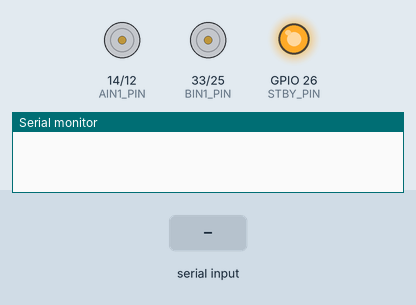
A sketch run on a simulated ESP32. On the bench: motor-driver pin pairs drawn as motors (green arrow = first pin HIGH = forward, orange = second pin HIGH = backward, longer = more drive, scaled by the enable pin, stopped while the standby pin is LOW), output pins drawn as LEDs (lit = HIGH), the last lines printed to the serial monitor. The inputs (shaded band) are chosen by the test bench.

Above: at 1.2 s.
1.3 s: "90,45\n" received over Serial
2.8 s: "V90\n" received over Serial
At 4.0 s:
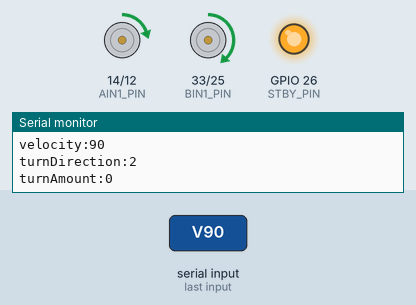
4.3 s: "T90\n" received over Serial
At 5.2 s:
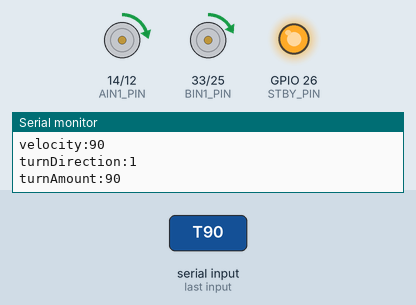
5.8 s: "V,45\n" received over Serial
At 6.3 s:
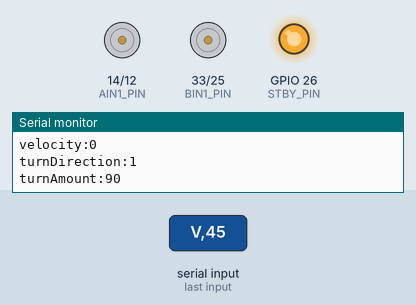
Timing chart, 0 to 8.3 s (numbered marks = the images above; inputs shaded):
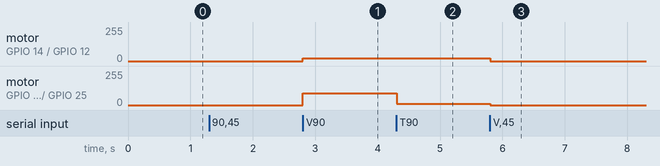

The sketch:

05-command.ino
```cpp
#include <Arduino.h>
#include "constants.h"

unsigned long COMMAND_EXPIRY_MS = 5000;
unsigned long COMMAND_READ_TIMEOUT = 1;

void setupPwmPin(uint8_t pin, uint8_t channel)
{
  ledcSetup(PWMA_CHANNEL, PWM_FREQ, PWM_RESOLUTION);
  ledcAttachPin(pin, channel);
}

void setupSerial()
{
  Serial.begin(115200);
  Serial.setTimeout(COMMAND_READ_TIMEOUT);
}

int DIRECTION_FORWARD = 1;
int DIRECTION_BACKWARD = 0;

void setDirection(int forward)
{
  if (forward == DIRECTION_FORWARD)
  {
    // IN1 pins should be high and IN2 should be low to spin clockwise
    digitalWrite(AIN1_PIN, 1);
    digitalWrite(AIN2_PIN, 0);
    digitalWrite(BIN1_PIN, 1);
    digitalWrite(BIN2_PIN, 0);
  }
  else if (forward == DIRECTION_BACKWARD)
  {
    // IN1 pins should be low and IN2 pins should be high to spin counter-clockwise
    digitalWrite(AIN1_PIN, 0);
    digitalWrite(AIN2_PIN, 1);
    digitalWrite(BIN1_PIN, 0);
    digitalWrite(BIN2_PIN, 1);
  }
}

void setupPins()
{
  // output pin must be configured as outputs
  pinMode(AIN1_PIN, OUTPUT);
  pinMode(AIN2_PIN, OUTPUT);
  pinMode(BIN1_PIN, OUTPUT);
  pinMode(BIN2_PIN, OUTPUT);
  pinMode(STBY_PIN, OUTPUT);

  // setup PWM pin for pwm outputs
  setupPwmPin(PWMA_PIN, PWMA_CHANNEL);
  setupPwmPin(PWMB_PIN, PWMB_CHANNEL);
}

void standby(int shouldStandby)
{
  // shouldStandBy = 1: standby
  // shouldStandBy = 0: let the motor move
  if (shouldStandby == 1)
  {
    // standby need to be low i.e. 0 to activate
    digitalWrite(STBY_PIN, 0);
  }
  else
  {
    digitalWrite(STBY_PIN, 1);
  }
}

int FAST = MAX_DUTY_CYCLE;
int SLOW = MAX_DUTY_CYCLE / 10;
int STOP = 0;

int TURN_LEFT = 0;
int TURN_RIGHT = 1;
int TURN_NONE = 2;
int TURN_AMOUNT_MAX = 100;

/// @brief Drive the robot by supplying different parameters
/// @param velocity Drive forward
/// @param turnDirection 0 for left; 1 for right. 2 for not turning
/// @param turnAmount 0 - 100; Larger the number, the more you turn
void drive(int velocity, int turnDirection = TURN_NONE, int turnAmount = 0)
{
  // turnAmount = 0 - 100
  int slowChannel, fastChannel;
  int clampedTurnAmount = min(TURN_AMOUNT_MAX, abs(turnAmount));
  int speed = abs(velocity);
  int slowChannelSpeed = speed * (TURN_AMOUNT_MAX - clampedTurnAmount) / TURN_AMOUNT_MAX;
  int fastChannelSpeed = speed;

  if (turnDirection == TURN_LEFT)
  {
    slowChannel = PWMA_CHANNEL;
    fastChannel = PWMB_CHANNEL;
  }
  else if (turnDirection == TURN_RIGHT)
  {
    slowChannel = PWMB_CHANNEL;
    fastChannel = PWMA_CHANNEL;
  }
  else if (turnDirection == TURN_NONE)
  {
    // slow and fast doesn't matter because they are turning in the same speed anyways
    slowChannel = PWMB_CHANNEL;
    fastChannel = PWMA_CHANNEL;
    slowChannelSpeed = fastChannelSpeed;
  }
  else
  {
    Serial.print("Wring turnDirection. Not doing anything");
    return;
  }
  if (velocity < 0)
  {
    // Serial.println("Setting motor directions to backward");
    setDirection(DIRECTION_BACKWARD);
  }
  else
  {
    // Serial.println("Setting motor directions to forward");
    setDirection(DIRECTION_FORWARD);
  }
  // Serial.printf("slowChannelSpeed: %d\n", slowChannelSpeed);
  // Serial.printf("fastChannelSpeed: %d\n", fastChannelSpeed);
  ledcWrite(slowChannel, slowChannelSpeed);
  ledcWrite(fastChannel, fastChannelSpeed);
}

String readCommand()
{
  String command;

  while (true)
  {
    int byte = Serial.read();
    if (byte == -1 || byte == '\n')
    {
      break;
    }
    else
    {
      command += (char)byte;
    }
  }
  return command;
}

int velocity = 0;

int turnDirection = TURN_NONE;

int turnAmount = 0;

/// @brief
/// @param input
///         it takes 2 commands
///         1. V: V100 drive the robot forward, V-50 drive it backward (but slower), etc
///         2. T: T0 keep the robot straight, T100 to turn robot all the way to the right, T-100 all the way to the left
void handleCommand(String input)
{
  Serial.print("handleCommand: got input:");
  Serial.println(input);
  if (input.length() < 2)
  {
    Serial.println("Command too short.");
    return;
  }
  char command = input[0];
  String data = input.substring(1);
  if (command == 'V')
  {
    velocity = data.toInt();
  }
  else if (command == 'T')
  {
    int turnValue = data.toInt();
    if (turnValue < 0)
    {
      turnDirection = TURN_LEFT;
    }
    else if (turnValue > 0)
    {
      turnDirection = TURN_RIGHT;
    }
    else
    {
      turnDirection = TURN_NONE;
    }
    turnAmount = abs(turnValue);
  }
}

void setup()
{
  setupSerial();

  setupPins();

  standby(0);
}

void loop()
{
  String command = readCommand();
  if (command.length() > 0)
  {
    handleCommand(command);
    Serial.println("telling robot to drive. ");
    Serial.print("velocity:");
    Serial.println(velocity);
    Serial.print("turnDirection:");
    Serial.println(turnDirection);
    Serial.print("turnAmount:");
    Serial.println(turnAmount);
    drive(velocity, turnDirection, turnAmount);
  }
}
```

constants.h
```cpp
int PWM_FREQ = 5000;
int PWM_RESOLUTION = 10;

int PWMA_CHANNEL = 0;

int PWMA_PIN = 27;

int PWMB_CHANNEL = 1;

int PWMB_PIN = 32;

int AIN1_PIN = 14;
int AIN2_PIN = 12;

int BIN1_PIN = 33;
int BIN2_PIN = 25;

int STBY_PIN = 26;

int MAX_DUTY_CYCLE = (int)(pow(2, PWM_RESOLUTION) - 1);
```

Measured:
- after the input at 2.8 s, motor on GPIO 14 (AIN1_PIN) / GPIO 12 (AIN2_PIN): stopped → forward 22/255 at once; motor on GPIO 33 (BIN1_PIN) / GPIO 25 (BIN2_PIN): stopped → forward 90/255 at once
- after the input at 4.3 s, motor on GPIO 33 (BIN1_PIN) / GPIO 25 (BIN2_PIN): forward 90/255 → forward 9/255 at once
- after the input at 5.8 s, motor on GPIO 14 (AIN1_PIN) / GPIO 12 (AIN2_PIN): forward 22/255 → stopped at once; motor on GPIO 33 (BIN1_PIN) / GPIO 25 (BIN2_PIN): forward 9/255 → stopped at once
